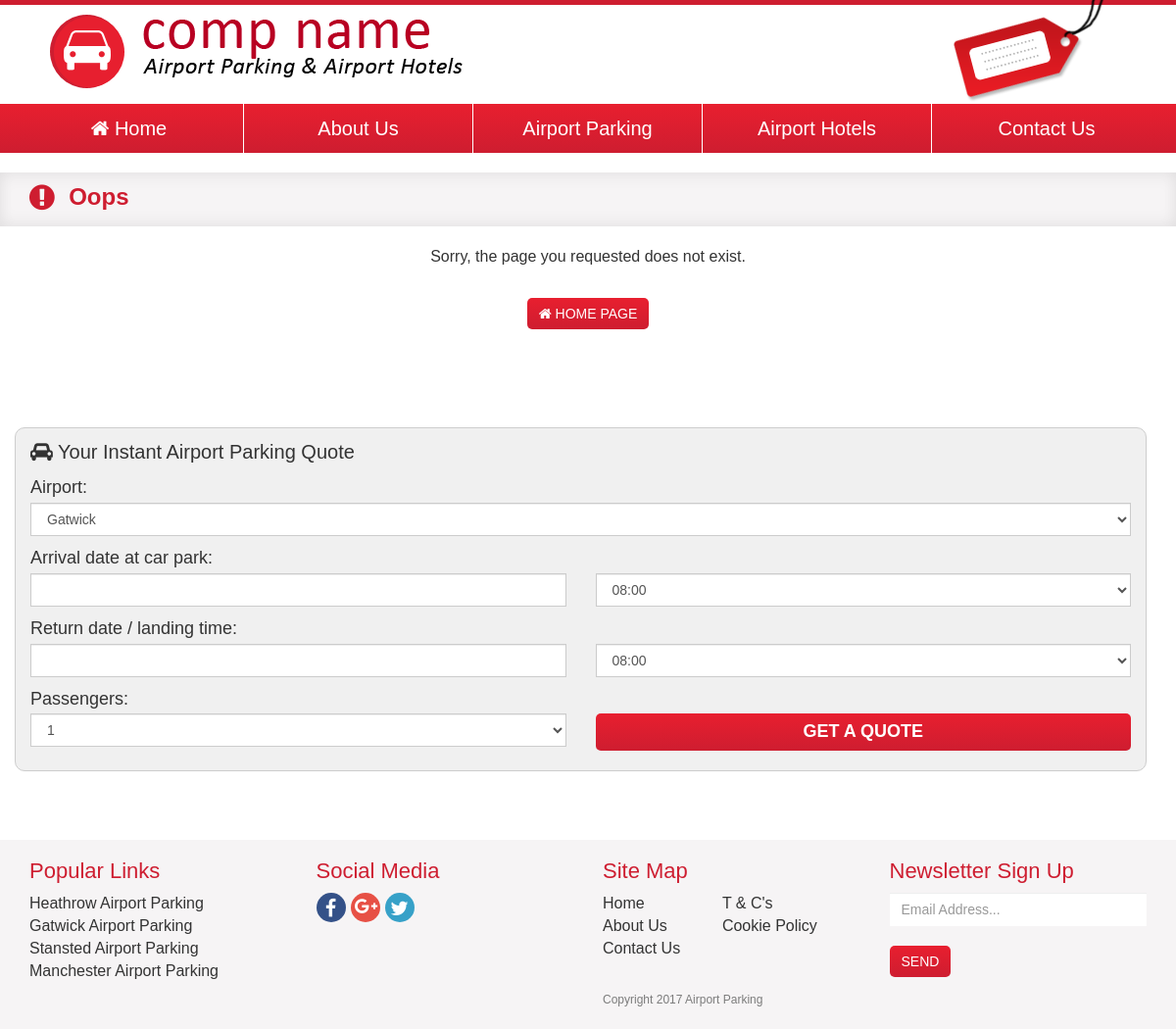
The page /airport-parking/gatwick on the database as committed earlier.
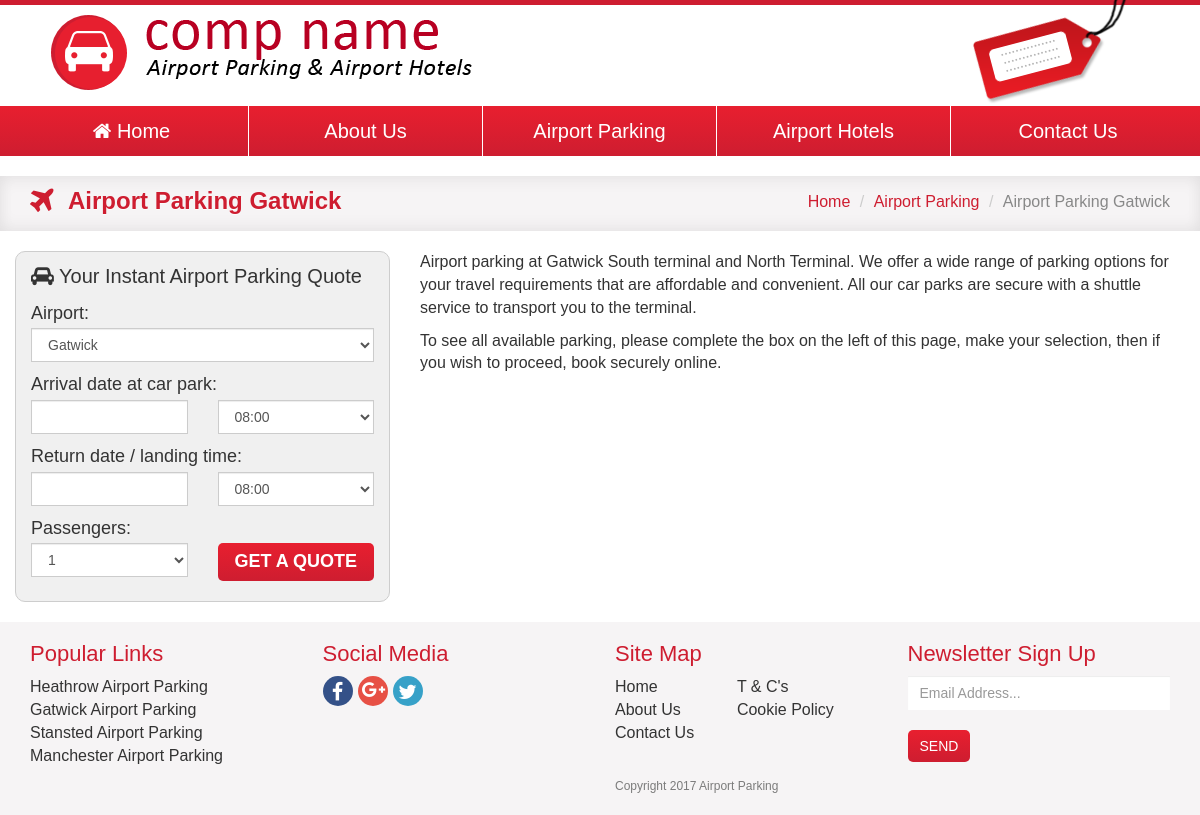
The same page on the database as committed later.
### tables this page shows
CREATE TABLE `products` (
  `id` int(11) NOT NULL,
  `category_id` int(11) NOT NULL,
  `title` varchar(255) NOT NULL,
  `seo_url` varchar(100) NOT NULL,
  `meta_title` varchar(255) NOT NULL,
  `meta_description` varchar(255) NOT NULL,
  `text` text NOT NULL,
  `created_at` datetime NOT NULL,
  `updated_at` datetime NOT NULL,
  `deleted_at` datetime DEFAULT NULL
);

CREATE TABLE `categories` (
  `id` int(11) NOT NULL,
  `title` varchar(255) NOT NULL,
  `seo_url` varchar(50) NOT NULL,
  `text` text NOT NULL,
  `meta_description` varchar(255) NOT NULL,
  `meta_title` varchar(255) NOT NULL,
  `created_at` datetime NOT NULL,
  `updated_at` datetime NOT NULL,
  `deleted_at` datetime DEFAULT NULL
);

### app/Helpers/Db.php (called while the page is built, shortened)
<?php
class Db
{
    public static function conn()
    {
    $connect = false;
		$options = array(
			PDO::ATTR_PERSISTENT => true,
			PDO::ATTR_ERRMODE => PDO::ERRMODE_EXCEPTION
		);
	try{
	$connect = new PDO("mysql:host=".HOST.";dbname=".DATABASE, USERNAME, PASSWORD, $options);
	} catch(PDOException $e){
	print $e->getMessage();
	}
    return $connect;
    }
}

### app/ObjectModel.php (called while the page is built, shortened)
<?php
abstract class ObjectModel
{
    protected $table;
    public function execute($query, array $array)
    {
	$query = Db::conn()->prepare($query);
	$query->execute($array);
	return $query->fetchAll(PDO::FETCH_OBJ);
    }
    public function getRowByField($field, $string)
    {
	$query = Db::conn()->prepare(' SELECT * FROM `' . $this->table . '` WHERE `' . $field . '` =  ? ');
	$query->execute(array($string));
	return $query->fetch(PDO::FETCH_OBJ);
    }
}

### app/Product.php (called while the page is built, shortened)
<?php
class Product extends ObjectModel{
    public function getAllByCategory($categoryId)
    {
	return $this->execute("SELECT *, products.title AS product_title, products.seo_url AS product_seo_url
					FROM products LEFT JOIN categories ON categories.id = products.category_id
					WHERE products.category_id = ? AND products.deleted_at IS NULL ORDER BY products.seo_url ASC ", [$categoryId] );
    }
}

### page.php (the view, shortened to what this page needs)
<?php
require 'header.php';
?>
<div class="container-fluid page-title-container">
	<div class="container">
		<div class="row">
			<div class="col-md-6">
		<i class="fa fa-<?php if(strstr($_SERVER['REQUEST_URI'], 'airport-parking')){ print 'plane'; } else { print 'bed'; } ?>"></i>
		<h1><?= ucwords($row->title) ?></h1>
			</div>
			<div class="col-md-6">
<ol class="breadcrumb pull-right">
  <li class="breadcrumb-item"> <a href="<?= DOMAIN ?>/">Home</a></li>
  <?php  if(isset( $row->category_id )){   ?>
   <li class="breadcrumb-item"><a href="<?= DOMAIN ?>/<?= $slugArray[count($slugArray)-2]; ?>"><?= ucwords(str_replace('-', ' ', $slugArray[count($slugArray)-2])) ?></a></li>
   <li class="breadcrumb-item"><?= ucwords($row->title) ?></li>
<?php } else { ?>  <li class="breadcrumb-item"><?= ucwords($row->title) ?></li>
<?php }  ?>
</ol>
			</div>
		</div>
	</div>
</div>
<div class="container">
        <div class="row">
		<div class="col-md-4 booking-form-holder">
			<div class="col-md-12 booking-form">
<?php require __DIR__.'/includes/form-parking.php'; ?>
			</div>
		</div>
		<div class="col-md-8">
		<?= $row->text ?>
		</div>
        </div>
</div>
<?php require 'footer.php'; ?>

### routes.php (shortened to what this page needs)
<?php
require __DIR__.'/includes/config.php';
$slugArray = explode('/', $_SERVER['REQUEST_URI']);
$slug = $slugArray[count($slugArray)-1];
	$row = $categoryObj->getRowByField('seo_url', $slug);
	if( isset($row->id) ){
		include('page.php');
	} else {
		$productObj = new Product;
		$row = $productObj->getRowByField('seo_url', $slug);
		if($row){
			include('page.php');
			exit;
		} else {
			include('404.php');
			exit;
		}
	}

### header.php (shortened to what this page needs)
<!DOCTYPE HTML>
<head>
<link rel="stylesheet" type="text/css" href="<?= DOMAIN ?>/css/bootstrap.min.css" />
<link rel="stylesheet" type="text/css" href="<?= DOMAIN ?>/css/styles.css" />
<link rel="stylesheet" type="text/css" href="<?= DOMAIN ?>/font-awesome/css/font-awesome.css" />
</head>
<body>
<div class="container-fluid top-bar"></div>
<div class="container">
	<div class="col-md-4 col-sm-4"> <img alt="Logo" class="mt-5 logo-img center-block" src="<?= DOMAIN ?>/images/logo.png"> </div>
	<div class="col-md-8 col-sm-8">
		<div class="row">
			<div class="col-md-12 text-right pt-5" style="height:80px">
			<img style="margin-top:-15px" src="images/tag.png" class="img-responsive pull-right">
			</div>
		</div>
	</div>
</div>
    <nav class="navbar navbar-default navbar-static-top mt-10 mb-0 container-fluid no-padding">
      <div class="container no-padding">
        <div id="navbar" class="navbar-collapse collapse">
          <ul class="nav navbar-nav">
            <li class="link"><a href="<?= DOMAIN ?>/index"><i class="fa fa-home"></i> Home</a></li>
            <li class="link"><a href="<?= DOMAIN ?>/about">About Us</a></li>
            <li class="dropdown link">
              <a href="<?= DOMAIN ?>/airport-parking" class="dropdown-toggle">Airport Parking</a>
	      <?php foreach( $productObj->getAllByCategory(6) as $product ){ ?>
	      <li><a href="<?= DOMAIN ?>/<?= strtolower($product->seo_url) ?>/<?= strtolower($product->product_seo_url) ?>"><?= ucwords($product->product_seo_url) ?></a></li>
	     <?php } ?>
            </li>
	<li class="link"><a href="<?= DOMAIN ?>/airport-hotels">Airport Hotels</a></li>
	<li class="link no-border"><a href="<?= DOMAIN ?>/contact">Contact Us</a></li>
          </ul>
        </div>
      </div>
    </nav>

### 404.php
<?php
require 'header.php';
?>
<div class="container-fluid page-title-container">
	<div class="container">
		<div class="row">
			<div class="col-md-6">
			<i class="fa fa-exclamation-circle"></i>
			<h1>Oops</h1>
			</div>
		</div>
	</div>
</div>
<div class="container">
        <div class="row">
		<div class="col-md-12 mb-100 text-center">
		<p>Sorry, the page you requested does not exist.</p>
		<a class="btn btn-default" href="<?= DOMAIN ?>/index"><i class="fa fa-home"></i> HOME PAGE</a>
		</div>
		<div class="col-md-12 booking-form-holder mb-50">
			<div class="col-md-12 booking-form">
<?php require __DIR__.'/includes/form-parking.php'; ?>
			</div>
		</div>
        </div>
</div>
<?php require 'footer.php'; ?>

### includes/form-parking.php (shortened to what this page needs)
				<form action="" method="get">
				<p class="form-heading"><i class="fa fa-car"></i> Your Instant Airport Parking Quote</p>
				<p class="bigger-text mb-2">Airport:</p>
				<select class="form-control" name="airport">
<option selected="" value="LGW">Gatwick</option>
				</select>
				<p class="bigger-text mt-10 mb-2">Arrival date at car park:</p>
				<div class="row">
					<div class="col-md-6">
					<input class="form-control date" name="" type="text">
					</div>
					<div class="col-md-6">
					<select class="form-control" name="from_time">
<option value="0800" selected>08:00</option>
					</select>
					</div>
				</div>
				<p class="bigger-text mt-10 mb-2">Return date / landing time:</p>
				<div class="row">
					<div class="col-md-6">
					<input class="form-control date" name="" type="text">
					</div>
					<div class="col-md-6">
					<select class="form-control" name="to_time">
<option value="0800" selected>08:00</option>
					</select>
					</div>
				</div>
				<p class="bigger-text mt-10 mb-2">Passengers:</p>
				<div class="row">
					<div class="col-md-6">
					<select class="form-control" name="airport">
					<option value="1">1</option>
					</select>
					</div>
					<div class="col-md-6">
					<button class="btn btn-default get-a-quote-button" type="submit">GET A QUOTE</button>
					</div>
				</div>
				</form>

### footer.php (shortened to what this page needs)
<footer class="container-fluid footer-fluid-bg mt-20">
      <div class="container footer pb-20">
	<div class="row">
		<div class="col-md-3 col-sm-6 site-map">
		<h3 class="main-colour">Popular Links</h3>
			<li><a href="<?= DOMAIN ?>/airport-parking/heathrow">Heathrow Airport Parking</a></li>
			<li><a href="<?= DOMAIN ?>/airport-parking/gatwick">Gatwick Airport Parking</a></li>
			<li><a href="<?= DOMAIN ?>/airport-parking/stansted">Stansted Airport Parking</a></li>
			<li><a href="<?= DOMAIN ?>/airport-parking/manchester">Manchester Airport Parking</a></li>
		</div>
		<div class="col-md-3 col-sm-6">
		<h3 class="main-colour">Social Media</h3>
			<div class="row">
				<div class="col-md-12 mb-30">
					<div class="social-media fb pull-left ml-0"><a href="<?= DOMAIN ?>/#"><i class="fa fa-facebook"></i> </a> </div>
					<div class="social-media go pull-left"><a href="<?= DOMAIN ?>/#"><i class="fa fa-google-plus"></i> </a> </div>
					<div class="social-media tw pull-left"><a href="<?= DOMAIN ?>/#"><i class="fa fa-twitter"></i> </a></div>
				</div>
			</div>
		</div>
		<div class="col-md-3 col-sm-6">
		<h3 class="main-colour">Site Map</h3>
		<div class="row">
			<div class="col-md-5 site-map col-sm-6">
			<li><a href="<?= DOMAIN ?>/index">Home</a></li>
			<li><a href="<?= DOMAIN ?>/about">About Us</a></li>
			<li><a href="<?= DOMAIN ?>/contact">Contact Us</a></li>
			</div>
			<div class="col-md-6 site-map col-sm-6">
			<li><a href="<?= DOMAIN ?>/terms">T &amp; C's</a></li>
			<li><a href="<?= DOMAIN ?>/cookies">Cookie Policy</a></li>
			</div>
		</div>
		</div>
		<div class="col-md-3 col-sm-6">
		<h3 class="main-colour">Newsletter Sign Up</h3>
		<form action="" method="post">
		<input type="text" name="email" class="form-control no-border" placeholder="Email Address...">
		<button class="btn btn-default" type="button"> SEND </button>
		</form>
		</div>
	</div>
	<div class="row">
		<div class="col-md-6 col-xs-12 pull-right text-left website-design-by">  Copyright <?= date('Y') ?> <?= COMPANY_NAME ?></div>
	</div>
      </div>
	</footer>
</body>
</html>

### css/styles.css (style rules this page uses)
body { font-family:calibri, arial; font-size:16px; }
@media (min-width:768px) { .no-padding { padding:0 !important } }
@media (min-width:768px) { .nav { width:100% !important } }
h3 { font-size:22px; font-weight:300 }
.ml-0 { margin-left:0px }
.mb-0 { margin-bottom:0px }
.mb-2 { margin-bottom:2px }
.mt-5 { margin-top:5px }
.pt-5 { padding-top:5px }
.mt-10 { margin-top:10px }
.mt-20 { margin-top:20px }
.pb-20 { padding-bottom:20px }
.mb-30 { margin-bottom:30px }
.ml-0 { margin-left:0px !important }
.booking-form-holder { padding-left:0; }
.booking-form { background:#F0F0F0; padding-bottom:20px; border:1px solid #CDCDCD; border-radius:10px }
.page-title-container { margin: 0 auto; padding: 10px 0px 10px 0px; background: #F6F4F5; text-align: left; -moz-box-shadow: 0 5px 15px 0 rgba(0,0,0,.05) inset, 0 -5px 15px 0 rgba(0,0,0,.05) inset; -webkit-box-shadow: 0 5px 15px 0 rgba(0,0,0,.05) inset, 0 -5px 15px 0 rgba(0,0,0,.05) inset; box-shadow: 0 5px 15px 0 rgba(0,0,0,.05) inset, 0 -5px 15px 0 rgba(0,0,0,.05) inset; margin-bottom:20px; margin-top:20px; height:55px; }
.page-title-container h1 { display: inline; margin-left: 10px; font-size: 24px; color: #CE1D30; text-shadow: 0 1px 0 rgba(255, 255, 255, .7); vertical-align: middle; }
.page-title-container i { font-size: 30px; color: #ccc; vertical-align: middle; color:#CE1D30 }
.no-border { border:0 !important }
.nav > li > a { color:#fff !important; padding-left:0px; padding-right:0px; font-size:16px;width:100%;text-align:center;margin:0 !important }
.nav > .link { width:20%;border-right:1px solid #fff }
.nav .link a { font-size:20px }
.navbar-default { background-color:#CE1D30; border:0; background: -webkit-linear-gradient(#E81F2F, #CE1D30); background: -o-linear-gradient(#E81F2F, #CE1D30); background: -moz-linear-gradient(#E81F2F, #CE1D30); background: linear-gradient(#E81F2F, #CE1D30); }
.top-bar { background:#CE1D30;height:5px }
.social-media { height:30px;width:30px;border-radius:30px;text-align:center; color:#fff; float:right;margin-left:5px; padding-top:2px !important; font-size:20px; }
.social-media.fb { background:#345188; }
.social-media.tw { background:#37A1C8; }
.social-media.go { background:#E75045;font-size:18px;padding-left:2px }
.social-media a, .social-media a:hover { color:#fff }
.main-colour { color:#CE1D30 }
h1 { font-weight:bold;color:#6E0404;font-size:25px;margin-top:20px }
.bigger-text { font-size:18px }
a { color:#CE1D30 }
input[type=text], textarea, select { border-radius:0 !important }
.btn-default { border-radius:5px; color:#fff; margin-top:20px; background-color:#CE1D30; border:0; background: -webkit-linear-gradient(#E81F2F, #CE1D30); background: -o-linear-gradient(#E81F2F, #CE1D30); background: -moz-linear-gradient(#E81F2F, #CE1D30); background: linear-gradient(#E81F2F, #CE1D30); }
.footer { background:#F6F4F5; }
.footer-fluid-bg { background:#F6F4F5 }
.website-design-by { font-size:12px; margin-top:10px; color:#7C7C7C }
.site-map li { list-style:none }
.site-map li a { color:#333 }
.get-a-quote-button { margin:0; width:100%; font-size:18px;font-weight:bold }
.breadcrumb { background-color:transparent;margin:0 ;padding:5px;padding-right:0 }
.breadcrumb-item { color:#888 }
.form-heading { font-size:20px;margin-top:10px }
.mb-50 { margin-bottom:50px }
.mb-100 { margin-bottom:100px }

Rows that differ between the two databases and show on the page:
now on this page (row edited): products: title "Airport Parking Gatwick", text "Airport parking at Gatwick South terminal and North Terminal. We offer a wide range of parking options for your travel requirements that are affordable and convenient. All our car parks are secure with a shuttle service to transport you to the terminal. To see all available parking, please complete the box on the left of this page, make your selection, then if you wish to proceed, book securely online."
now on this page (row unchanged): categories: seo_url "Airport Parking"
Other text that changed with them:
text no longer shown: "Oops Sorry, the page you requested does not exist. HOME PAGE"
text now shown: "Home"
